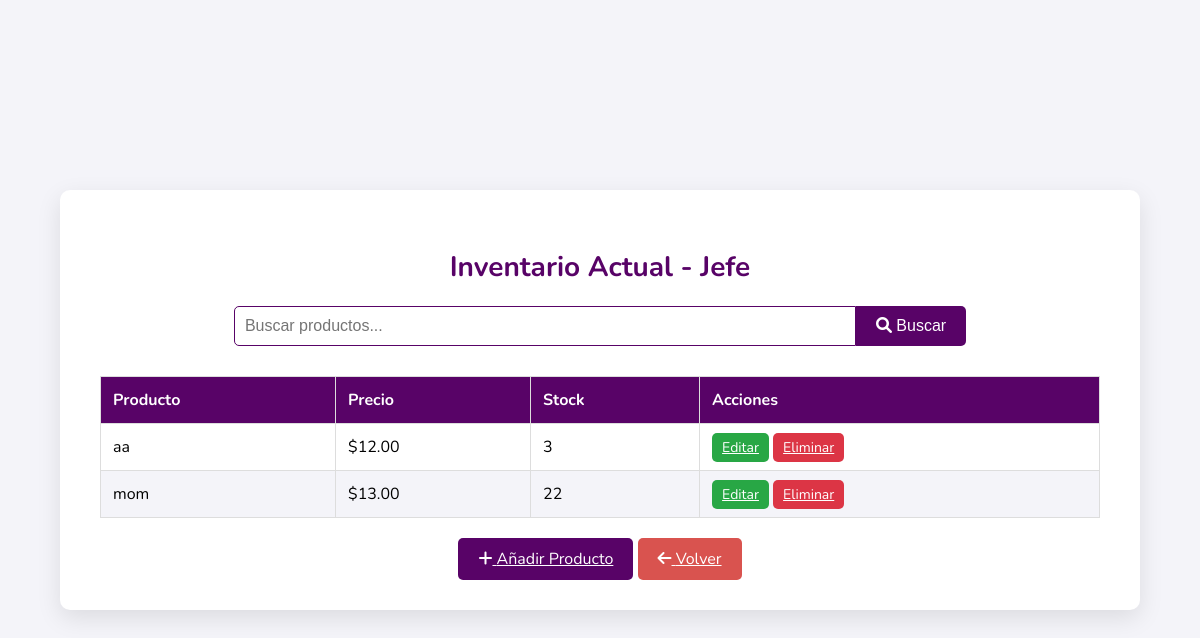
/inventario-jefe/, run on an earlier commit of the app's database.
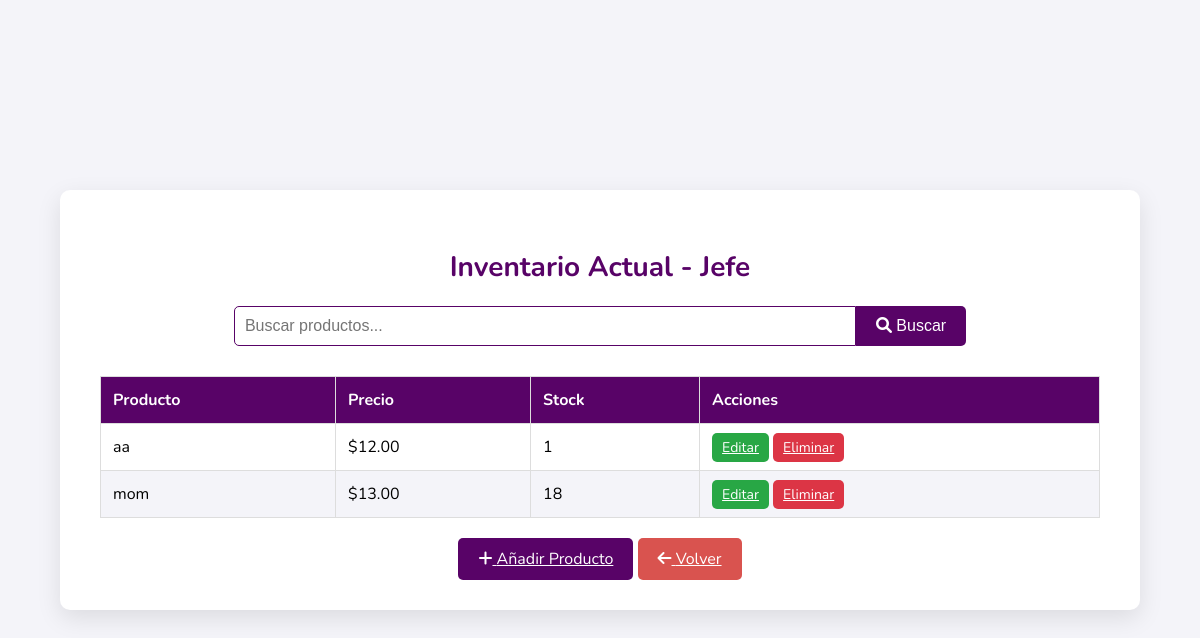
And on a later commit of the database.
### gestion/models.py (models this page shows)
class Producto(models.Model):
    nombre = models.CharField(max_length=100)
    precio = models.DecimalField(max_digits=10, decimal_places=2)
    stock = models.IntegerField()
    stock_minimo = models.IntegerField()

### gestion/views.py (the view)
# urls.py: path('inventario-jefe/', views.inventario_jefe_view, name='inventario_jefe'),
def inventario_jefe_view(request):
    productos = Producto.objects.all()  # Obtenemos todos los productos
    return render(request, 'gestion/inventario_jefe.html', {'productos': productos})

### gestion/templates/gestion/inventario_jefe.html (shortened to what this page needs)
<!DOCTYPE html>
<html lang="es">
<head>
    <link rel="stylesheet" href="https://cdnjs.cloudflare.com/ajax/libs/font-awesome/6.0.0-beta3/css/all.min.css">
</head>
<body>
    <div class="inventory-container">
        <h1>Inventario Actual - Jefe</h1>
        <div class="search-bar">
            <input type="text" placeholder="Buscar productos...">
            <button><i class="fas fa-search"></i> Buscar</button>
        </div>
        <table>
            <thead>
                <tr>
                    <th>Producto</th>
                    <th>Precio</th>
                    <th>Stock</th>
                    <th>Acciones</th>
                </tr>
            </thead>
            <tbody>
                {% for producto in productos %}
                <tr>
                    <td>{{ producto.nombre }}</td>
                    <td>${{ producto.precio }}</td>
                    <td>{{ producto.stock }}</td>
                    <td>
                        <a href="{% url 'editar_producto' pk=producto.pk %}" class="action-btn edit-btn">Editar</a>
                        <a href="{% url 'eliminar_producto' pk=producto.pk %}" class="action-btn delete-btn">Eliminar</a>
                    </td>
                </tr>
                {% endfor %}
            </tbody>
        </table>
        <a href="{% url 'agregar_producto' %}" class="add-btn"><i class="fas fa-plus"></i> Añadir Producto</a>
        <a href="{% url 'jefe_dashboard' %}" class="back-btn"><i class="fas fa-arrow-left"></i> Volver</a>
    </div>
</body>
</html>

What changed in the data, as far as the page shows it:
changed Producto "aa": stock "3" → "1"
changed Producto "mom": stock "22" → "18"
